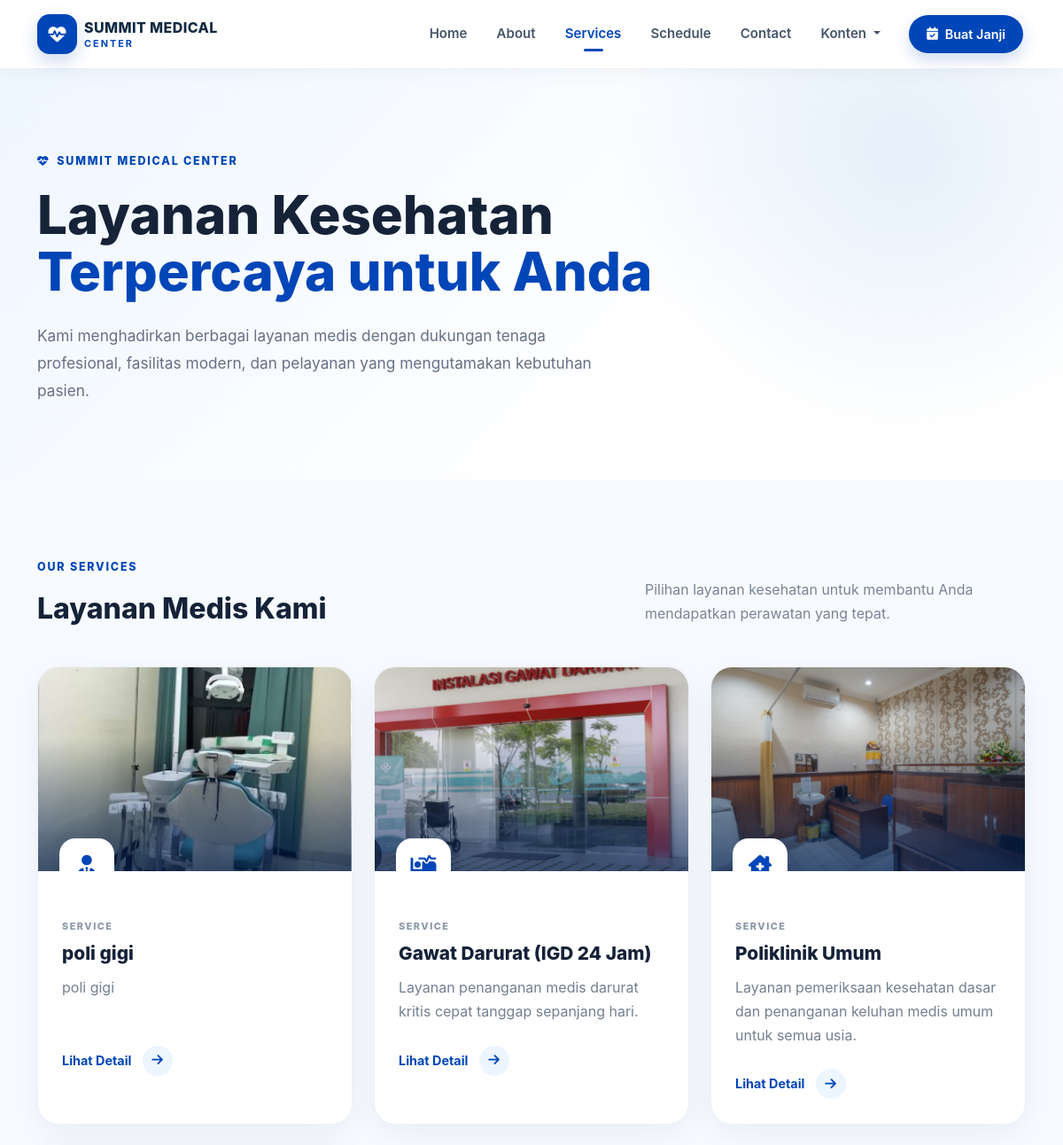
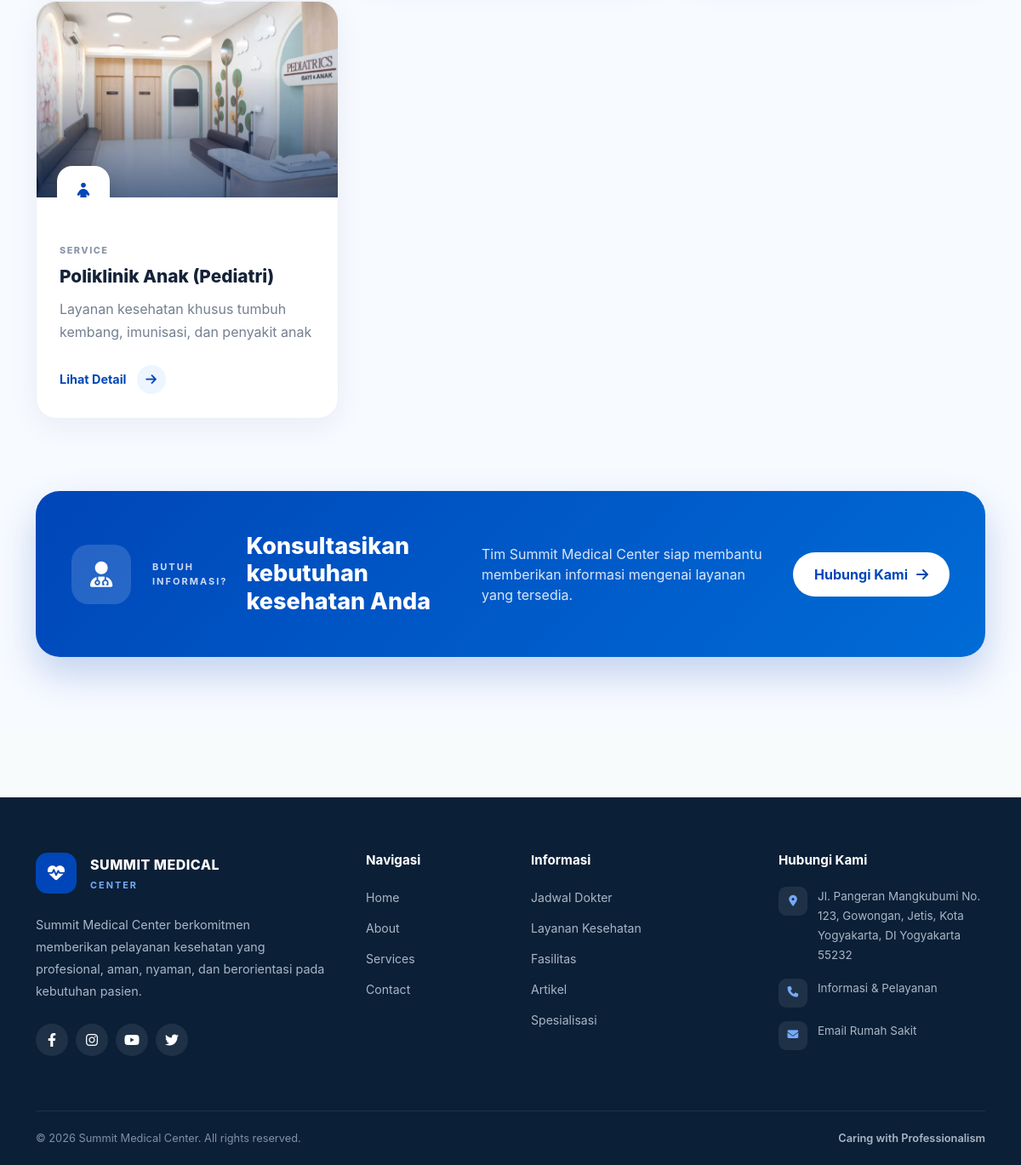
The app's page /index.php/services with its own data (2 pictures, top to bottom).
### tables this page shows
CREATE TABLE `services` (
  `id` int(10) UNSIGNED NOT NULL,
  `name` varchar(150) NOT NULL,
  `slug` varchar(180) NOT NULL,
  `icon` varchar(100) DEFAULT NULL,
  `image` varchar(255) DEFAULT NULL,
  `short_description` varchar(255) DEFAULT NULL,
  `description` text DEFAULT NULL,
  `status` tinyint(1) NOT NULL DEFAULT 1,
  `created_at` datetime NOT NULL DEFAULT current_timestamp(),
  `updated_at` datetime DEFAULT NULL ON UPDATE current_timestamp()
);

### application/controllers/Services.php (called while the page is built, shortened)
<?php
class Services extends CI_Controller {
public function __construct()
    {
        $this->load->model('Service_model');
        $this->load->library('session');
        $this->load->helper(['url', 'text', 'form']);
    }
    public function index()
    {
        $data['title'] = 'Layanan - Summit Medical Center';
        $data['services'] = $this->Service_model->get_all();
        $this->load->view('templates/header', $data);
        $this->load->view('templates/navbar');
        $this->load->view('services/index', $data);
        $this->load->view('templates/footer');
    }
}

### index.php (called while the page is built, shortened)
<?php
require_once BASEPATH.'core/CodeIgniter.php';

### application/models/Service_model.php (called while the page is built, shortened)
<?php
class Service_model extends CI_Model
{
    private $table = 'services';
    public function get_all()
    {
        return $this->db->get($this->table)->result();
    }
}

### application/views/services/index.php (the view, shortened to what this page needs)
<div class="services-page">
<section class="services-hero">
    <div class="container">
        <div class="services-hero-content">
            <span class="services-eyebrow">
                <i class="fas fa-heart-pulse"></i>
                SUMMIT MEDICAL CENTER
            </span>
            <h1>
                Layanan Kesehatan
                <span>Terpercaya untuk Anda</span>
            </h1>
            <p>
                Kami menghadirkan berbagai layanan medis dengan
                dukungan tenaga profesional, fasilitas modern,
                dan pelayanan yang mengutamakan kebutuhan pasien.
            </p>
        </div>
    </div>
</section>
<section class="services-content">
    <div class="container">
        <div class="services-heading">
            <div>
                <span class="section-eyebrow">
                    OUR SERVICES
                </span>
                <h2>
                    Layanan Medis Kami
                </h2>
            </div>
            <p>
                Pilihan layanan kesehatan untuk membantu Anda
                mendapatkan perawatan yang tepat.
            </p>
        </div>
        <div class="row g-4">
            <?php if (!empty($services)) : ?>
                <?php foreach ($services as $service) : ?>
                    <?php if ($service->status == 1) : ?>
                        <div class="col-lg-4 col-md-6">
                            <article class="service-modern-card">
                                <div class="service-image-wrapper">
                                    <?php if (!empty($service->image)) : ?>
                                        <img
                                            src="<?= base_url('uploads/services/' . $service->image); ?>"
                                            alt="<?= htmlspecialchars($service->name); ?>"
                                            class="service-image"
                                        >
                                    <?php endif; ?>
                                    <div class="service-image-overlay"></div>
                                    <div class="service-floating-icon">
                                        <i class="<?= htmlspecialchars($service->icon); ?>"></i>
                                    </div>
                                </div>
                                <div class="service-card-content">
                                    <span class="service-number">
                                        SERVICE
                                    </span>
                                    <h3>
                                        <?= htmlspecialchars($service->name); ?>
                                    </h3>
                                    <p>
                                        <?= htmlspecialchars($service->short_description); ?>
                                    </p>
                                    <a
                                        href="<?= base_url('services/detail/' . $service->slug); ?>"
                                        class="service-detail-link"
                                    >
                                        <span>
                                            Lihat Detail
                                        </span>
                                        <span class="service-arrow">
                                            <i class="fas fa-arrow-right"></i>
                                        </span>
                                    </a>
                                </div>
                            </article>
                        </div>
                    <?php endif; ?>
                <?php endforeach; ?>
            <?php endif; ?>
        </div>
    </div>
</section>
<section class="services-cta">
    <div class="container">
        <div class="services-cta-box">
            <div class="cta-icon">
                <i class="fas fa-user-doctor"></i>
            </div>
            <div class="cta-content">
                <span>
                    BUTUH INFORMASI?
                </span>
                <h2>
                    Konsultasikan kebutuhan kesehatan Anda
                </h2>
                <p>
                    Tim Summit Medical Center siap membantu
                    memberikan informasi mengenai layanan yang tersedia.
                </p>
            </div>
            <a
                href="<?= base_url('contact'); ?>"
                class="cta-button"
            >
                Hubungi Kami
                <i class="fas fa-arrow-right"></i>
            </a>
        </div>
    </div>
</section>
</div>

### assets/css/style.css (style rules this page uses)
:root { --primary: #0046b8; --primary-dark: #00358f; --primary-light: #eaf2ff; --text-dark: #102a43; --text-muted: #64748b; --bg-light: #f7f9fc; --border: #e8edf4; --radius-sm: 12px; --radius-md: 18px; --radius-lg: 25px; --shadow-sm: 0 5px 20px rgba(15, 23, 42, 0.05); --shadow-md: 0 12px 35px rgba(15, 23, 42, 0.08); }
html { scroll-behavior: smooth; }
body { margin: 0; padding: 0; background-color: #ffffff; color: var(--text-dark); font-family: -apple-system, BlinkMacSystemFont, "Segoe UI", Roboto, Helvetica, Arial, sans-serif; overflow-x: hidden; }
a { transition: all 0.3s ease; }
.services-page { background: #f7faff; }
.services-hero { padding: 90px 0 85px; background: radial-gradient(circle at 85% 20%, rgba(0, 102, 204, .10), transparent 30%), linear-gradient(135deg, #eef6ff 0%, #ffffff 65%); }
.services-hero-content { max-width: 760px; }
.services-eyebrow, .section-eyebrow { display: inline-flex; align-items: center; gap: 8px; color: #0046b8; font-size: .78rem; font-weight: 800; letter-spacing: 1.8px; margin-bottom: 18px; }
.services-hero h1 { font-size: clamp(2.4rem, 5vw, 4rem); line-height: 1.08; font-weight: 800; color: #152238; margin-bottom: 24px; }
.services-hero h1 span { display: block; color: #0046b8; }
.services-hero p { max-width: 650px; color: #667085; font-size: 1.08rem; line-height: 1.8; margin-bottom: 0; }
.services-content { padding: 85px 0; }
.services-heading { display: flex; justify-content: space-between; align-items: end; gap: 30px; margin-bottom: 45px; }
.services-heading h2 { color: #152238; font-size: 2rem; font-weight: 800; margin: 0; }
.services-heading p { max-width: 430px; color: #7a8494; line-height: 1.7; margin: 0; }
.service-modern-card { height: 100%; background: #fff; border-radius: 24px; overflow: hidden; border: 1px solid #edf1f7; box-shadow: 0 10px 35px rgba(20, 48, 87, .06); transition: .4s ease; }
.service-image-wrapper { height: 230px; position: relative; overflow: hidden; }
.service-image { width: 100%; height: 100%; object-fit: cover; transition: transform .7s ease; }
.service-image-overlay { position: absolute; inset: 0; background: linear-gradient( to top, rgba(0, 31, 82, .65), transparent 65% ); }
.service-floating-icon { position: absolute; left: 24px; bottom: -25px; width: 62px; height: 62px; border-radius: 18px; background: #fff; color: #0046b8; display: flex; align-items: center; justify-content: center; font-size: 1.45rem; box-shadow: 0 10px 25px rgba(0,0,0,.13); }
.service-card-content { padding: 48px 27px 28px; }
.service-number { font-size: .68rem; font-weight: 800; letter-spacing: 1.5px; color: #8a96a8; }
.service-card-content h3 { color: #152238; font-size: 1.3rem; font-weight: 800; margin: 9px 0 12px; }
.service-card-content p { color: #737f91; line-height: 1.7; min-height: 55px; margin-bottom: 24px; }
.service-detail-link { display: inline-flex; align-items: center; gap: 12px; color: #0046b8; text-decoration: none; font-size: .9rem; font-weight: 700; }
.service-arrow { width: 34px; height: 34px; border-radius: 50%; background: #edf5ff; display: flex; align-items: center; justify-content: center; transition: .3s ease; }
.services-cta { padding: 0 0 85px; }
.services-cta-box { position: relative; overflow: hidden; display: flex; align-items: center; gap: 25px; padding: 42px; border-radius: 28px; background: linear-gradient(135deg, #0046b8, #006bd6); color: #fff; box-shadow: 0 20px 45px rgba(0,70,184,.22); }
.cta-icon { width: 68px; height: 68px; flex-shrink: 0; border-radius: 20px; background: rgba(255,255,255,.15); display: flex; align-items: center; justify-content: center; font-size: 1.7rem; }
.cta-content { flex: 1; }
.cta-content span { font-size: .7rem; font-weight: 800; letter-spacing: 1.5px; opacity: .75; }
.cta-content h2 { font-size: 1.55rem; font-weight: 800; margin: 7px 0; }
.cta-content p { margin: 0; opacity: .85; }
.cta-button { display: inline-flex; align-items: center; gap: 10px; white-space: nowrap; background: #fff; color: #0046b8; padding: 13px 21px; border-radius: 50px; text-decoration: none; font-weight: 700; transition: .3s ease; }

### assets/css/page-animations.css (style rules this page uses)
.services-page { animation: pageFadeIn 0.7s ease both; }

### assets/css/news.css (style rules this page uses)
body { background-color: #f8fbfc; }

### records on screen
services: image (picture), name "poli gigi", short_description "poli gigi"
services: image (picture), name "Gawat Darurat (IGD 24 Jam)", short_description "Layanan penanganan medis darurat kritis cepat tanggap sepanjang hari."
services: image (picture), name "Poliklinik Umum", short_description "Layanan pemeriksaan kesehatan dasar dan penanganan keluhan medis umum untuk semua usia."
services: image (picture), name "Poliklinik Anak (Pediatri)", short_description "Layanan kesehatan khusus tumbuh kembang, imunisasi, dan penyakit anak"
